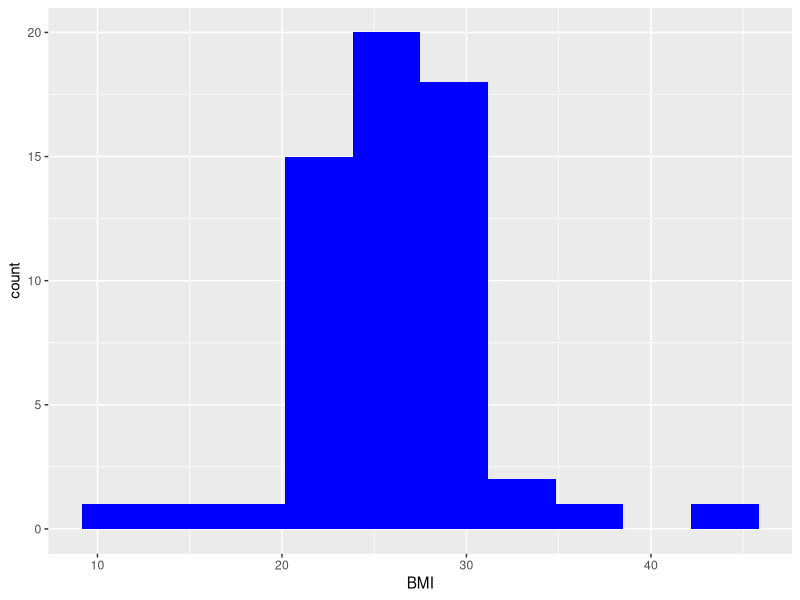
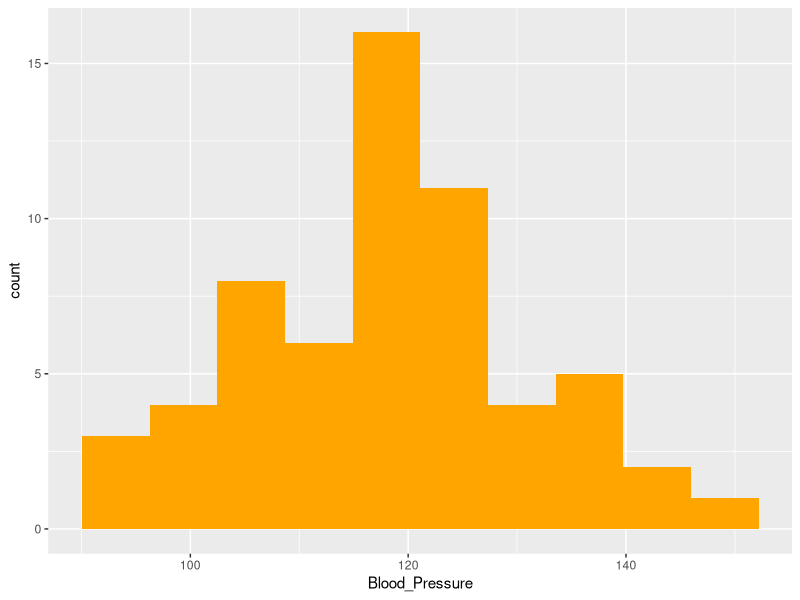
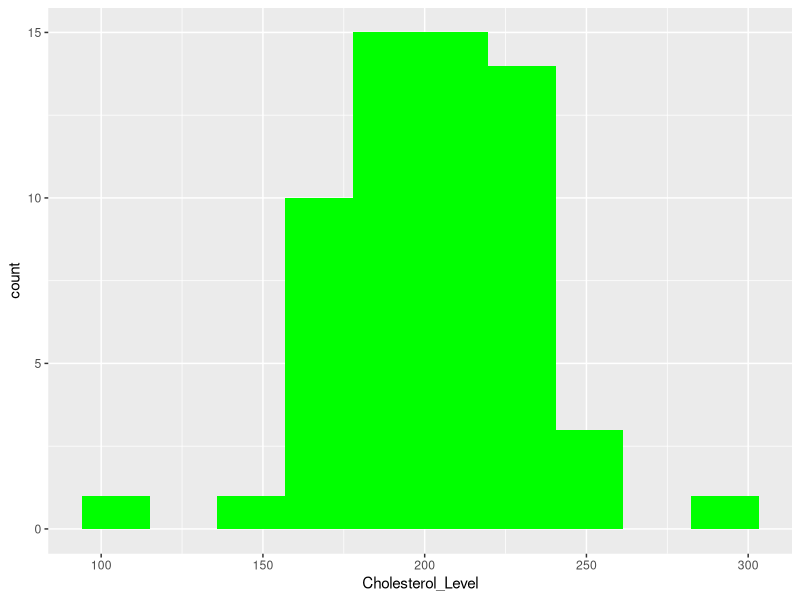
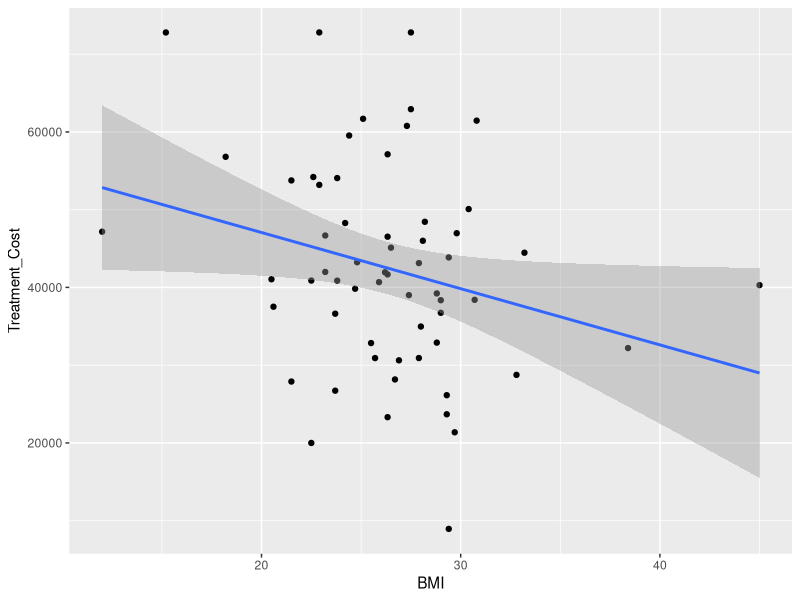
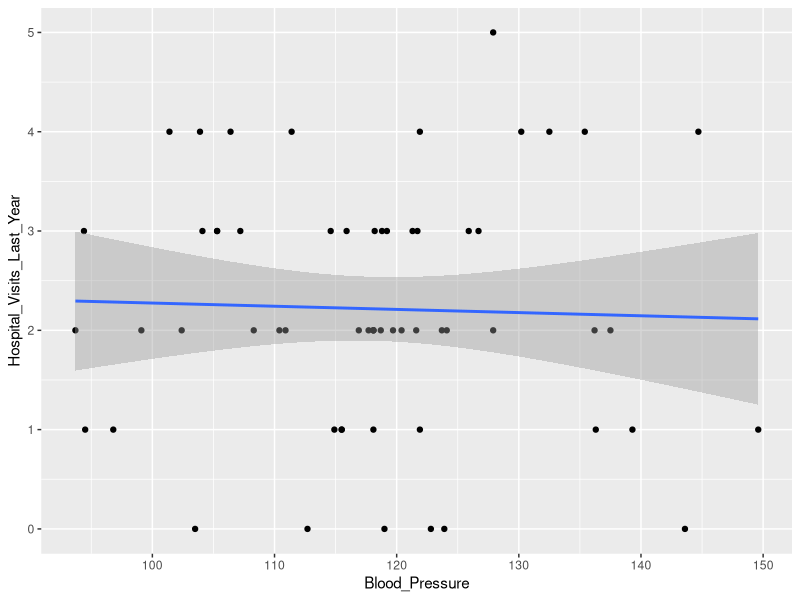
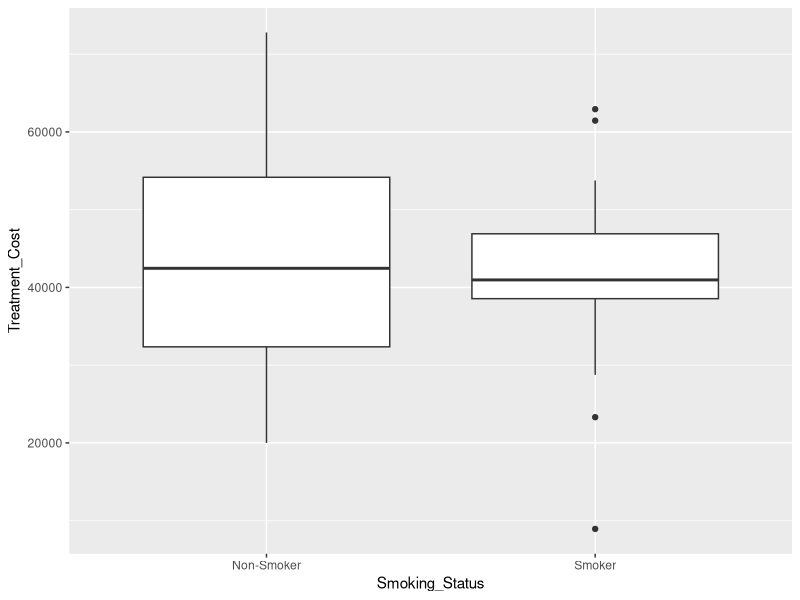
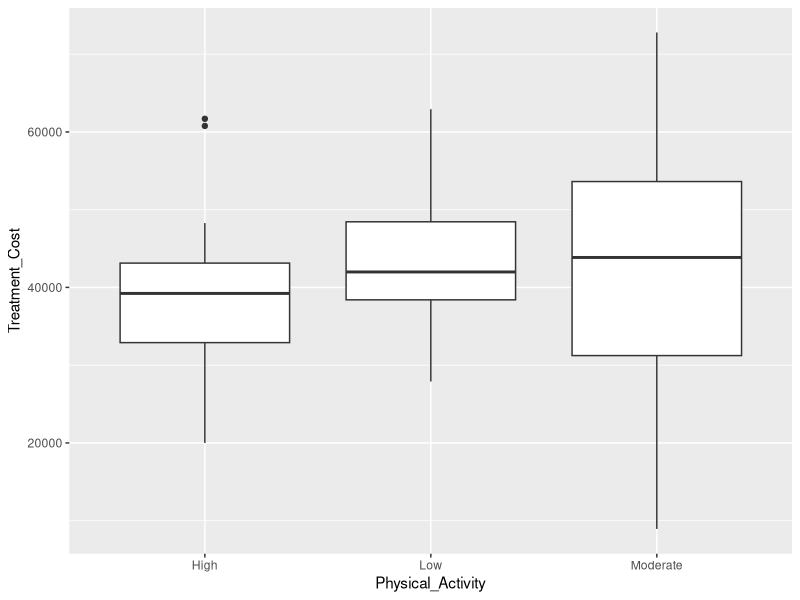

The R source for these figures, in order: (Note: this script raises an error after producing the figures.)
library(tidyverse)
library(ggplot2)
library(GGally)

data <- read.csv("healthcare_patient_eda.csv")

summary(data)

#handle missing values
data$BMI[is.na(data$BMI)] <- mean(data$BMI,na.rm=TRUE)
data$Blood_Pressure[is.na(data$Blood_Pressure)] <- mean(data$Blood_Pressure,na.rm=TRUE)
data$Cholesterol_Level[is.na(data$Cholesterol_Level)] <- mean(data$Cholesterol_Level,na.rm=TRUE)

#detect outliers in Treatment Cost
Q1 <- quantile(data$Treatment_Cost,0.25)
Q3 <- quantile(data$Treatment_Cost,0.75)

IQR_val <- Q3-Q1

lower <- Q1-1.5*IQR_val
upper <- Q3+1.5*IQR_val

#treat outliers
data$Treatment_Cost[data$Treatment_Cost < lower] <- lower
data$Treatment_Cost[data$Treatment_Cost > upper] <- upper

#distribution plots
ggplot(data,aes(x=BMI))+
  geom_histogram(bins=10,fill="blue")

ggplot(data,aes(x=Blood_Pressure))+
  geom_histogram(bins=10,fill="orange")

ggplot(data,aes(x=Cholesterol_Level))+
  geom_histogram(bins=10,fill="green")

#Q1 BMI vs Treatment Cost
ggplot(data,aes(x=BMI,y=Treatment_Cost))+
  geom_point()+
  geom_smooth(method="lm")

cor(data$BMI,data$Treatment_Cost)

#Q2 Blood Pressure vs Hospital Visits
ggplot(data,aes(x=Blood_Pressure,y=Hospital_Visits_Last_Year))+
  geom_point()+
  geom_smooth(method="lm")

cor(data$Blood_Pressure,data$Hospital_Visits_Last_Year)

#Q3 Smoking vs Treatment Cost
ggplot(data,aes(x=Smoking_Status,y=Treatment_Cost))+
  geom_boxplot()

t.test(Treatment_Cost~Smoking_Status,data=data)

#Q4 Physical Activity vs Treatment Cost
ggplot(data,aes(x=Physical_Activity,y=Treatment_Cost))+
  geom_boxplot()

t.test(Treatment_Cost~Physical_Activity,data=data)

#Q5 regression
model <- lm(Treatment_Cost~BMI+Blood_Pressure+Cholesterol_Level+Hospital_Visits_Last_Year,data=data)

summary(model)

#pair plot
ggpairs(data[,c("BMI","Blood_Pressure","Cholesterol_Level","Hospital_Visits_Last_Year","Treatment_Cost")])

#high risk patients
high_bmi_visits <- data |> filter(BMI>30 & Hospital_Visits_Last_Year>5)
View(high_bmi_visits)

young_high_cost <- data |> filter(Age<30 & Treatment_Cost>50000)
View(young_high_cost)
